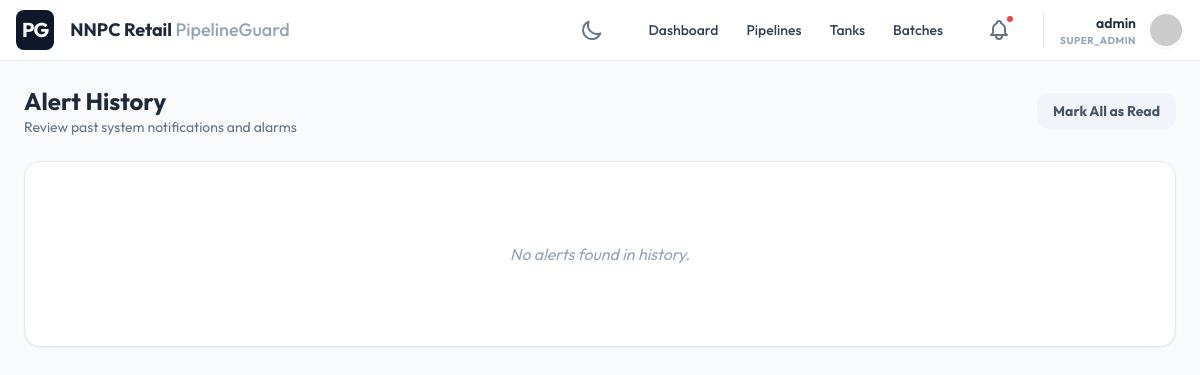
/alerts/history/ (signed in), run on the app's committed database.
### core/models.py (models this page shows, shortened)
class Tenant(models.Model):
    name = models.CharField(max_length=255, unique=True)
    domain_name = models.CharField(max_length=255, unique=True, help_text="e.g., omc1.pipelineguard.com")
    api_key = models.CharField(max_length=64, unique=True, default=generate_api_key, editable=False)
    primary_color = models.CharField(max_length=20, default="#0f172a")
    secondary_color = models.CharField(max_length=20, default="#3b82f6")
    logo = models.ImageField(upload_to="tenant_logos/", null=True, blank=True)
    favicon = models.ImageField(upload_to="tenant_favicons/", null=True, blank=True)
    login_background = models.ImageField(upload_to="tenant_backgrounds/", null=True, blank=True)
    created_at = models.DateTimeField(auto_now_add=True)
    updated_at = models.DateTimeField(auto_now=True)

class User(AbstractUser):
    ROLE_CHOICES = (
        ('SUPER_ADMIN', 'Super Admin'),
        ('TENANT_ADMIN', 'Tenant Admin'),
        ('OPERATOR', 'Operator'),
        ('VIEWER', 'Viewer'),
    )
    tenant = models.ForeignKey(Tenant, on_delete=models.CASCADE, null=True, blank=True, related_name='users')
    role = models.CharField(max_length=20, choices=ROLE_CHOICES, default='VIEWER')
    THEME_CHOICES = (
        ('light', 'Light Mode'),
        ('dark', 'Dark Mode'),
    )
    theme_preference = models.CharField(max_length=10, choices=THEME_CHOICES, default='light')

### alerts/views.py (the view)
# urls.py: path('history/', NotificationListView.as_view(), name='notification_list'),
class NotificationListView(LoginRequiredMixin, ListView):
    model = Notification
    template_name = 'alerts/notification_list.html'
    context_object_name = 'notifications'
    def get_queryset(self):
        user = self.request.user
        tenant = self.request.tenant
        if tenant:
            qs = Notification.objects.filter(tenant=tenant)
        elif user.is_superuser:
            qs = Notification.objects.all()
        else:
            qs = Notification.objects.none()
        return qs.select_related('rule').order_by('-created_at')

### core/context_processors.py (called while the page is built, shortened)
def tenant_branding(request):
    tenant = getattr(request, 'tenant', None)
    return {
        'tenant_name': tenant.name,
        'primary_color': tenant.primary_color,
        'secondary_color': tenant.secondary_color,
        'tenant_logo': tenant.logo.url if tenant.logo else None,
        'tenant_favicon': tenant.favicon.url if tenant.favicon else None,
        'tenant_background': tenant.login_background.url if tenant.login_background else None,
    }

### templates/alerts/notification_list.html
{% extends 'base.html' %}
{% block content %}
<div class="p-6 max-w-7xl mx-auto space-y-6">
    <div class="flex items-center justify-between">
        <div>
            <h1 class="text-2xl font-bold text-slate-800 dark:text-white">Alert History</h1>
            <p class="text-slate-500 dark:text-slate-400 text-sm">Review past system notifications and alarms</p>
        </div>
        <button class="px-4 py-2 bg-slate-100 dark:bg-slate-700 text-slate-600 dark:text-slate-300 rounded-xl text-sm font-bold hover:bg-slate-200 dark:hover:bg-slate-600 transition-colors">Mark All as Read</button>
    </div>
    <div class="bg-white dark:bg-slate-800 rounded-2xl border border-slate-200 dark:border-slate-700 shadow-sm overflow-hidden transition-colors">
        <div class="divide-y divide-slate-100 dark:divide-slate-700">
            {% for notification in notifications %}
            <div class="p-4 flex items-start gap-4 hover:bg-slate-50 dark:hover:bg-slate-700/30 transition-colors {% if not notification.is_read %}border-l-4 border-red-500 bg-red-50/10 dark:bg-red-900/10{% endif %}">
                <div class="h-10 w-10 rounded-full flex items-center justify-center {% if not notification.is_read %}bg-red-100 dark:bg-red-900/30 text-red-600 dark:text-red-400{% else %}bg-slate-100 dark:bg-slate-700 text-slate-400 dark:text-slate-500{% endif %} flex-shrink-0 transition-colors">
                    <svg class="w-5 h-5" fill="none" stroke="currentColor" viewBox="0 0 24 24"><path stroke-linecap="round" stroke-linejoin="round" stroke-width="2" d="M15 17h5l-1.405-1.405A2.032 2.032 0 0118 14.158V11a6.002 6.002 0 00-4-5.659V5a2 2 0 10-4 0v.341C7.67 6.165 6 8.388 6 11v3.159c0 .538-.214 1.055-.595 1.436L4 17h5m6 0v1a3 3 0 11-6 0v-1m6 0H9"></path></svg>
                </div>
                <div class="flex-1">
                    <div class="flex justify-between items-start mb-1">
                        <span class="text-[10px] font-black uppercase tracking-widest {% if not notification.is_read %}text-red-500 dark:text-red-400{% else %}text-slate-400 dark:text-slate-500{% endif %}">
                            {{ notification.rule.name|default:"System Alert" }}
                        </span>
                        <span class="text-[10px] text-slate-400 dark:text-slate-500">{{ notification.created_at|date:"M d, Y H:i" }}</span>
                    </div>
                    <p class="text-sm text-slate-700 dark:text-slate-200 font-medium">{{ notification.message }}</p>
                </div>
            </div>
            {% empty %}
            <div class="py-20 text-center text-slate-400 dark:text-slate-500 italic">No alerts found in history.</div>
            {% endfor %}
        </div>
    </div>
</div>
{% endblock %}

### templates/base.html (shortened to what this page needs)
<!DOCTYPE html>
<html lang="en" class="h-full {% if user.theme_preference == 'dark' %}dark{% endif %}">
<head>
    <script src="https://cdn.tailwindcss.com"></script>
    <link rel="stylesheet" href="https://unpkg.com/leaflet@1.9.4/dist/leaflet.css"/>
</head>
<body class="h-full overflow-hidden flex flex-col bg-slate-50 dark:bg-slate-900 transition-colors duration-300"
      hx-headers='{"X-CSRFToken": "{{ csrf_token }}"}'
      x-data="{
        mobileMenuOpen: false,
        darkMode: {% if user.theme_preference == 'dark' %}true{% else %}false{% endif %},
        init() {
            this.$watch('darkMode', val => {
                document.documentElement.classList.toggle('dark', val);
                fetch('{% url 'toggle_theme' %}', {
                    method: 'POST',
                    headers: { 'X-CSRFToken': '{{ csrf_token }}', 'Content-Type': 'application/x-www-form-urlencoded' },
                    body: 'theme=' + (val ? 'dark' : 'light')
                }).then(res => {
                    if (!res.ok) console.error('Failed to sync theme');
                });
            });
            document.documentElement.classList.toggle('dark', this.darkMode);
        }
      }">
    <nav class="bg-white dark:bg-slate-800 border-b border-slate-200 dark:border-slate-700 px-4 py-2.5 flex items-center justify-between z-50 transition-colors">
        <div class="flex items-center gap-4">
            {% if tenant_logo %}
                <img src="{{ tenant_logo }}" alt="{{ tenant_name }}" class="h-8 w-auto">
            {% else %}
                <div class="bg-primary text-white p-1.5 rounded-lg font-bold text-xl uppercase tracking-tighter">PG</div>
            {% endif %}
            <span class="font-bold text-slate-800 dark:text-white text-lg hidden md:block">{{ tenant_name }} <span class="text-slate-400 font-medium">PipelineGuard</span></span>
        </div>
        <div class="flex items-center gap-6">
            <button @click="darkMode = !darkMode"
                    class="p-2 text-slate-500 hover:bg-slate-100 dark:hover:bg-slate-700 rounded-full transition-all ring-inset focus:outline-none focus:ring-2 focus:ring-primary/20">
                <svg x-show="!darkMode" class="w-6 h-6" fill="none" stroke="currentColor" viewBox="0 0 24 24"><path stroke-linecap="round" stroke-linejoin="round" stroke-width="2" d="M20.354 15.354A9 9 0 018.646 3.646 9.003 9.003 0 0012 21a9.003 9.003 0 008.354-5.646z"></path></svg>
            </button>
            <div class="hidden lg:flex items-center gap-1">
                <a href="{% url 'dashboard' %}" class="px-3 py-2 rounded-md text-sm font-medium text-slate-700 dark:text-slate-300 hover:bg-slate-100 dark:hover:bg-slate-700 ">Dashboard</a>
                <a href="{% url 'pipeline_list' %}" class="px-3 py-2 rounded-md text-sm font-medium text-slate-700 dark:text-slate-300 hover:bg-slate-100 dark:hover:bg-slate-700 ">Pipelines</a>
                <a href="{% url 'tank_list' %}" class="px-3 py-2 rounded-md text-sm font-medium text-slate-700 dark:text-slate-300 hover:bg-slate-100 dark:hover:bg-slate-700 ">Tanks</a>
                <a href="{% url 'batch_list' %}" class="px-3 py-2 rounded-md text-sm font-medium text-slate-700 dark:text-slate-300 hover:bg-slate-100 dark:hover:bg-slate-700 ">Batches</a>
            </div>
            <div class="relative" x-data="{ open: false }">
                <a href="{% url 'notification_list' %}" class="p-2 text-slate-500 hover:bg-slate-100 dark:hover:bg-slate-700 rounded-full relative block">
                    <span class="absolute top-1 right-1 w-2.5 h-2.5 bg-red-500 border-2 border-white dark:border-slate-800 rounded-full"></span>
                </a>
            </div>
            <div class="relative flex items-center gap-3 pl-4 border-l border-slate-200 dark:border-slate-700" x-data="{ open: false }">
                <div class="text-right hidden sm:block">
                    <div class="text-sm font-semibold text-slate-800 dark:text-white">{{ user.username }}</div>
                    <div class="text-[10px] uppercase font-bold text-slate-400 tracking-wider">{{ user.role }}</div>
                </div>
                <button @click="open = !open" class="h-9 w-9 bg-slate-200 rounded-full border-2 border-white dark:border-slate-700 overflow-hidden shadow-sm hover:ring-2 hover:ring-primary/20 transition-all">
                    <img src="https://ui-avatars.com/api/?name={{ user.username }}&background=random" alt="User">
                </button>
            </div>
        </div>
    </nav>
    <main class="flex-1 overflow-auto relative">
        {% block content %}{% endblock %}
    </main>
</body>
</html>

### data on the page
Tenant: name "NNPC Retail"
User: username "admin", role "SUPER_ADMIN"
